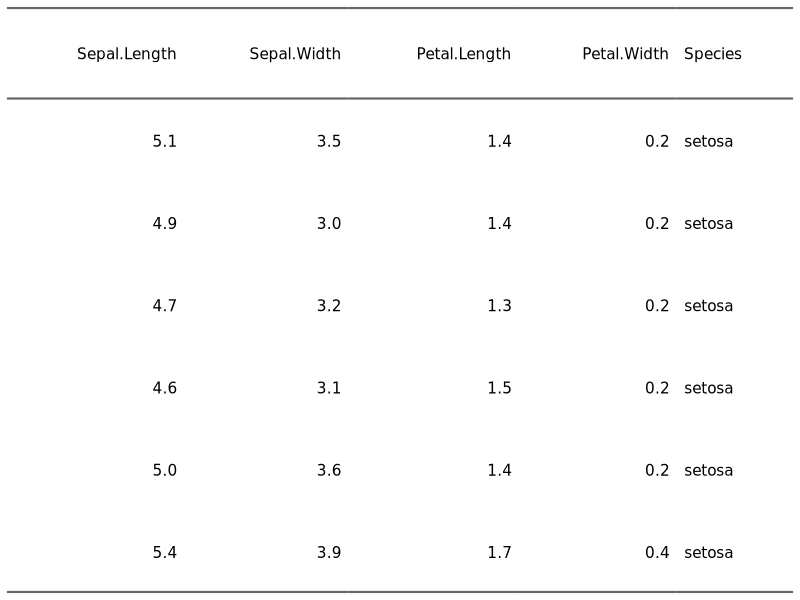
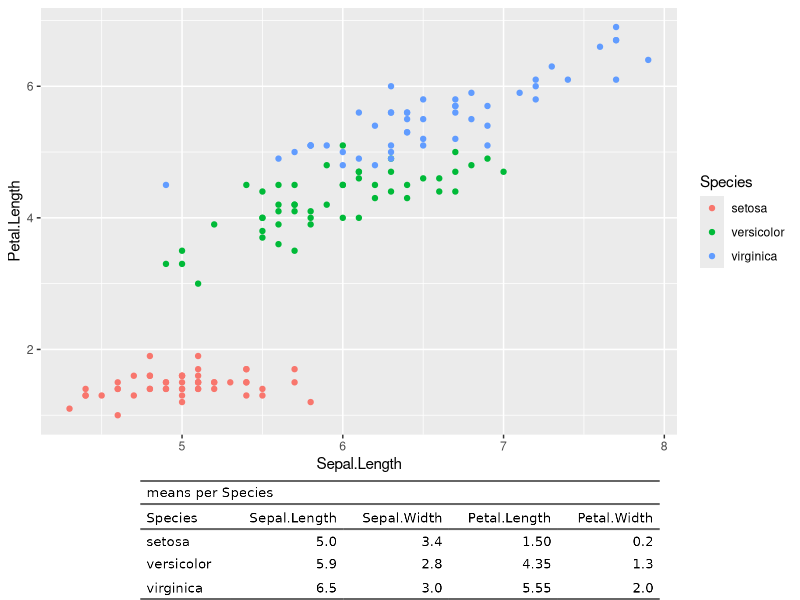

These charts were generated, in order, by the following R code:
## ---- chunk 1
knitr::opts_chunk$set(
  message = FALSE,
  collapse = TRUE,
  comment = "#>", 
  eval = TRUE
)
## ---- chunk 2
library(officer)
library(flextable)
## ---- chunk 3
ft <- flextable(head(iris))
dims <- flextable_dim(ft)
dims
## ---- chunk 4
img_file <- tempfile(fileext = ".png")
save_as_image(ft, path = img_file)
## ---- chunk 5
plot(ft)
## ---- chunk 6
library(ggplot2)
library(grid)
library(cowplot)
library(dplyr)

gg1 <- ggplot(iris, aes(Sepal.Length, Petal.Length, color = Species) ) + geom_point()

ft_raster <- iris %>% group_by(Species) %>% 
  summarise_all(median) %>% 
  flextable() %>% autofit() %>% add_header_lines("means per Species") %>% 
  as_raster()

gg2 <- ggplot() + 
  theme_void() + 
  annotation_custom(rasterGrob(ft_raster), xmin=-Inf, xmax=Inf, ymin=-Inf, ymax=Inf)

cowplot::plot_grid(gg1, gg2, nrow = 2, ncol = 1, rel_heights = c(4, 1) )
